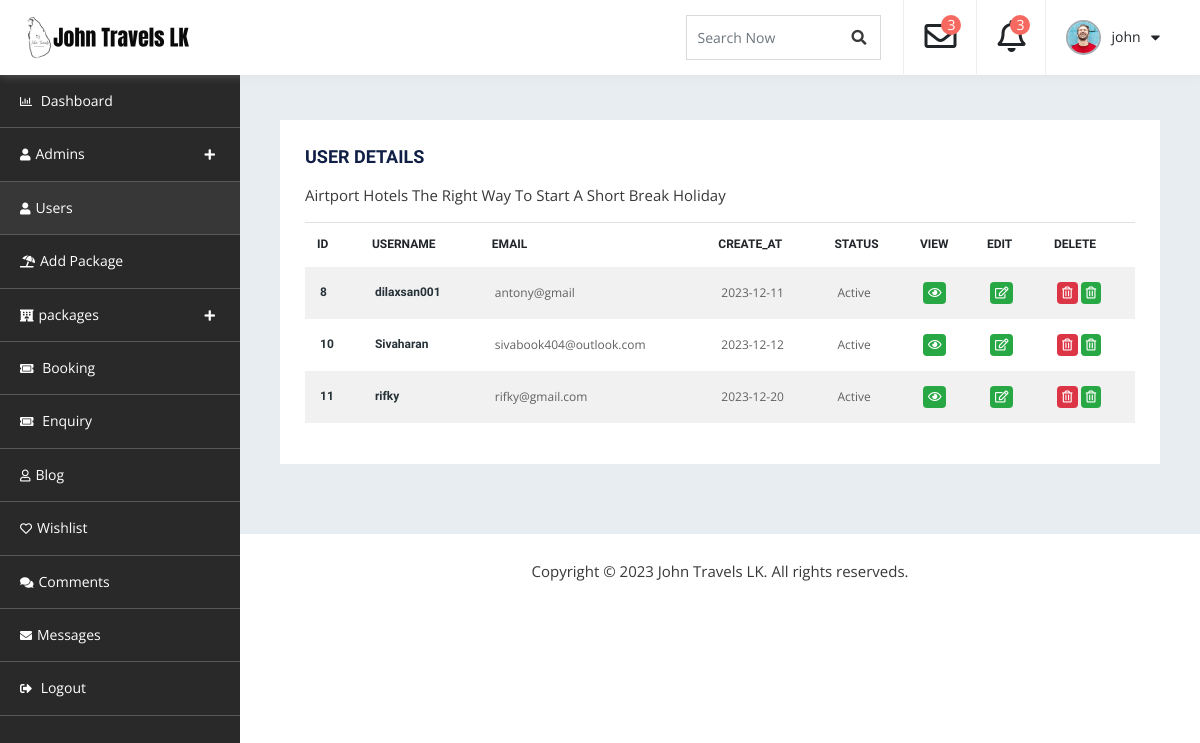
/admin_dashboard/user.php (signed in), run on an earlier commit of the app's database.
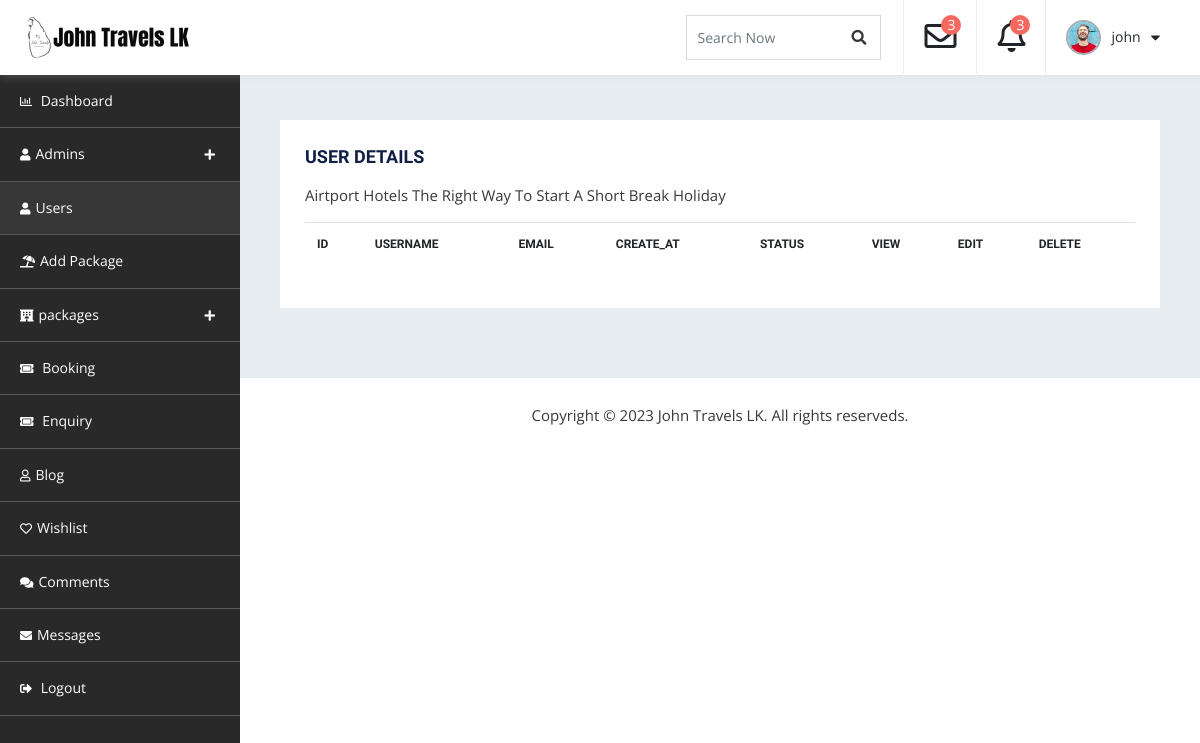
And on a later commit of the database.
### tables this page shows
CREATE TABLE `customers` (
  `Customer_Id` int(11) NOT NULL,
  `Username` varchar(255) NOT NULL,
  `Email` varchar(255) NOT NULL,
  `Password` varchar(255) NOT NULL,
  `Create_at` date NOT NULL DEFAULT current_timestamp(),
  `Status` varchar(50) NOT NULL DEFAULT 'Active',
  `verify_token` varchar(255) DEFAULT NULL
);

### admin_dashboard/user.php (the view, shortened to what the changed rows need)
<?php
require 'A-dashboard.php';
?>
<!doctype html>
<html lang="en">
   <head>
      <link rel="stylesheet" href="assets/css/bootstrap.min.css" media="all">
      <link rel="stylesheet" type="text/css" href="assets/css/all.min.css">
      <link rel="stylesheet" type="text/css" href="style.css">
</head>
<body>
    <div id="container-wrapper">
        <div id="dashboard" class="dashboard-container">
            <div class="dashboard-header sticky-header">
                <div class="content-left  logo-section pull-left">
                    <h1><a href="../index.php"><img src="assets/images/logo.png" alt=""></a></h1>
                </div>
            </div>
            <div class="db-info-wrap">
                <div class="row">
                    <div class="col-lg-12">
                        <div class="dashboard-box table-opp-color-box">
                            <div class="table-responsive">
                                <table class="table">
                                    <thead>
                                        <tr>
                                            <th>Id</th>
                                            <th>Username</th>
                                            <th>Email</th>
                                            <th>Create_at</th>
                                            <th>Status</th>
                                            <th>View</th>
                                            <th>Edit</th>
                                            <th>Delete</th>
                                        </tr>
                                    </thead>
                                    <tbody>
                                    <?php
                                    $sql= "SELECT * FROM `customers`";
                                    $result= mysqli_query($conn,$sql);
                                    if($result){
                                        while($row=mysqli_fetch_assoc($result)):
                                            ?>
                                            <tr>
                                            <td><a href="#"><span class="list-name"><?php echo $row['Customer_Id'];?></span></a>
                                            </td>
                                            <td><a href="#"><span class="list-name"><?php echo $row['Username'];?></span></a>
                                            </td>
                                            <td><?php echo $row['Email'];?></td>
                                            <td><?php echo $row['Create_at'];?></td>
                                            <td><?php echo $row['Status'];?></td>
                                            <td>
                                                <a href="view-user.php?id=<?php echo $row['Customer_Id'];?>"><span class="badge badge-success"><i class="far fa-eye"></i></span>
                                            </td>
                                            <td>
                                            <a href="user-edit.php?id=<?php echo $row['Customer_Id'];?>"><span class="badge badge-success"><i class="far fa-edit"></i></span></a>
                                            </td>
                                            <td>
                                            <a href="user-delete.php?id=<?php echo $row['Customer_Id'];?>"><span class="badge badge-danger"><i class="far fa-trash-alt"></i></span></a>
                                            <a href="user-delete.php?Did=<?php echo $row['Customer_Id'];?>"><span class="badge badge-success"><i class="far fa-trash-alt"></i></span></a>
                                            </td>
                                        </tr>
                                        <?php endwhile;
                                        }
                                        ?>
                                    </tbody>
                                </table>
                            </div>
                        </div>
                    </div>
                </div>
            </div>
        </div>
    </div>
</body>
</html>

What changed in the data, as far as the page shows it:
removed customers: Customer_Id "8", Username "dilaxsan001", Email "antony@gmail", Create_at "2023-12-11", Status "Active"
removed customers: Customer_Id "10", Username "Sivaharan", Email "sivabook404@outlook.com", Create_at "2023-12-12", Status "Active"
removed customers: Customer_Id "11", Username "rifky", Email "rifky@gmail.com", Create_at "2023-12-20", Status "Active"
